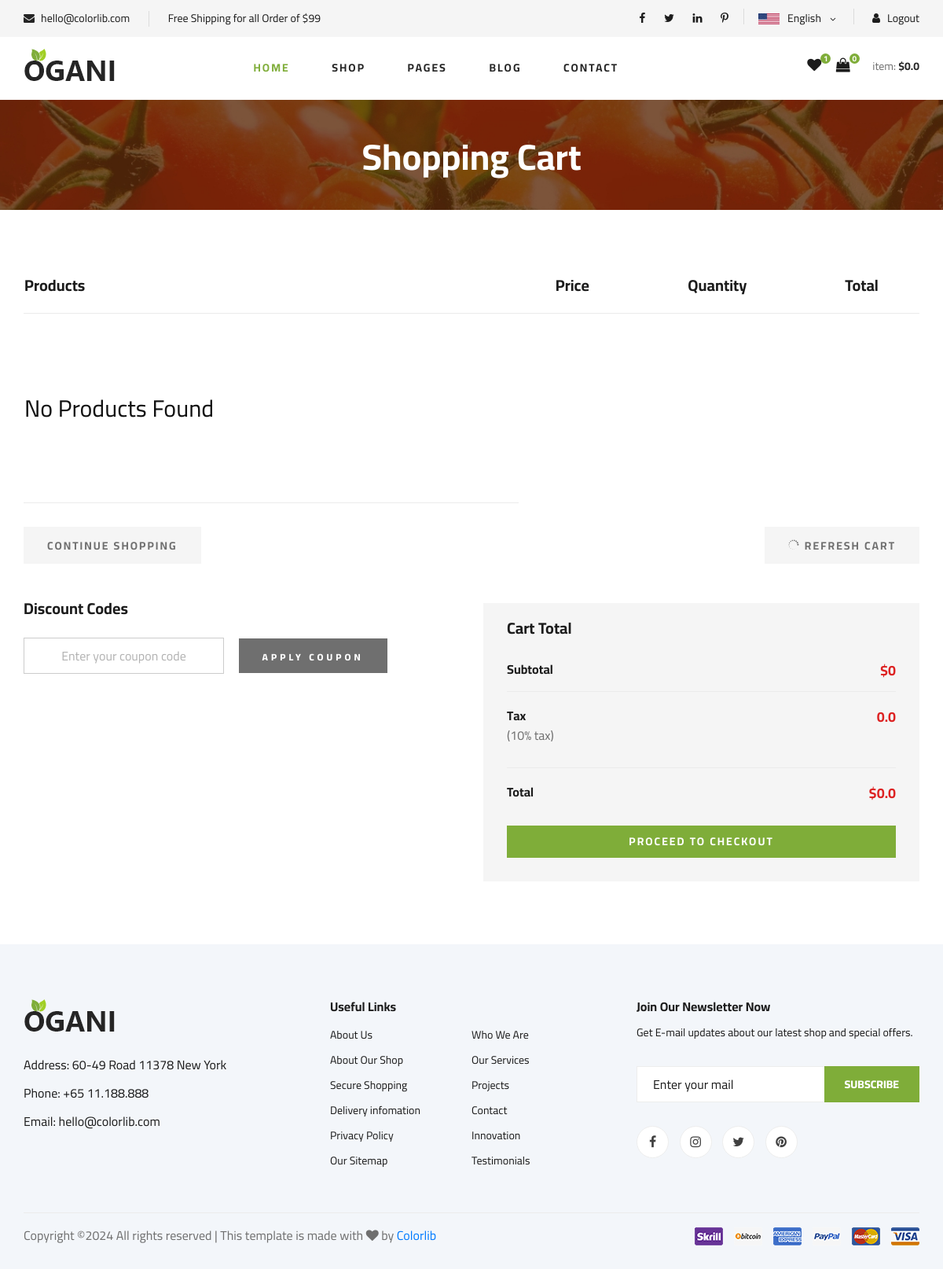
The page /cart/cart_page/ (signed in) on the database as committed earlier.
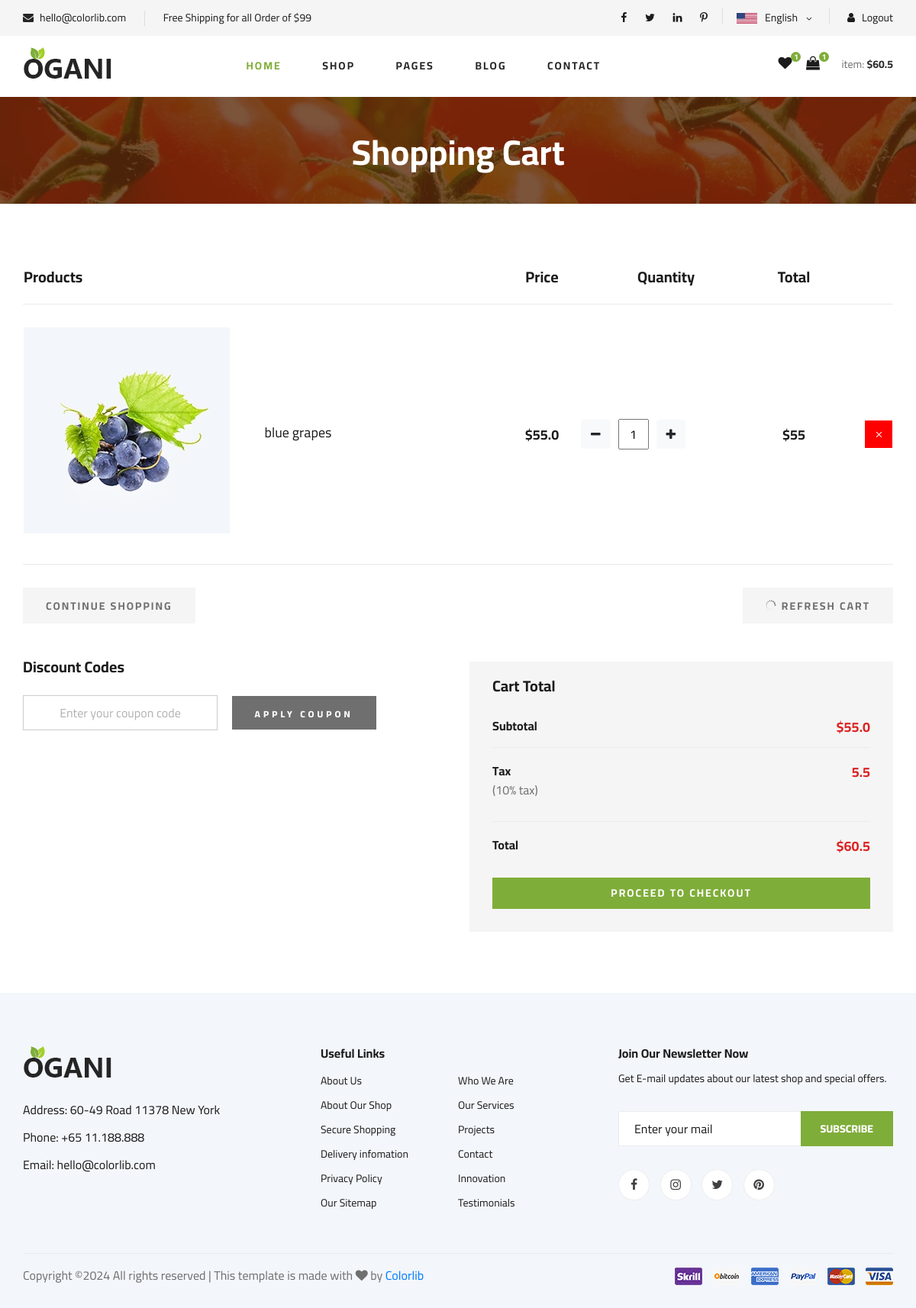
The same page on the database as committed later.
### cart/models.py (models this page shows, shortened)
class  CartProduct(models.Model):
    user = models.ForeignKey(UserAccount, on_delete=models.CASCADE)
    user_session = models.ForeignKey(CartID, on_delete=models.CASCADE)
    product = models.ForeignKey(Product, on_delete=models.CASCADE)
    quantity = models.IntegerField()
    price = models.IntegerField()
    date_added = models.DateTimeField(auto_now_add=True)
    def sub_total(self):
        return self.quantity * self.price

### product/models.py (models this page shows, shortened)
class Product(models.Model):
    product_name = models.CharField(max_length=100)
    product_category = models.ForeignKey(ProductCategory, on_delete=models.PROTECT)
    product_info = models.CharField(max_length=255, blank=True)
    product_description = models.TextField(blank=True)
    product_price = models.FloatField()
    product_image = models.ImageField(upload_to='product/photos')
    product_weight = models.FloatField()
    shipping = models.CharField(max_length=100)
    is_available = models.BooleanField(default=True)
    created_at = models.DateTimeField(auto_now_add=True)
    updated_at = models.DateTimeField(auto_now_add=True)

### cart/views.py (the view)
# urls.py: path('cart_page/', views.main_cart_page, name='cart_page'),
def main_cart_page(request):
    html_template_name = 'cart/cart.html'
    current_user = request.user
    if current_user.is_authenticated:
        user_cart_products = CartProduct.objects.filter(user=current_user)
        total_price = 0
        tax_percent = 0.1 # 10%
        for data in user_cart_products:
            total_price += data.product.product_price * data.quantity
        tax = round(total_price * tax_percent, 2) # example: 5.00
        final_price = total_price + tax
    context = {
        'all_products': user_cart_products,
        'total_price': total_price,
        'final_price': final_price,
        'tax': tax,
    }
    return render(request, html_template_name, context)

### processors/cart_product_count.py (called while the page is built)
def product_in_cart_count(request):
    product_count = 0
    current_user = request.user
    try:
        if current_user.is_authenticated:
            all_cart_products = CartProduct.objects.all().filter(user=current_user)
            product_count = all_cart_products.count()
    except CartProduct.DoesNotExist:
        product_count = 0
    return dict(counter = product_count)

### processors/money_counter.py (called while the page is built)
def cart_total(request):
    try:
        current_user = request.user
        if current_user.is_authenticated:
            cart = CartProduct.objects.filter(user=current_user)
            total = 0
            for item in cart:
                total += item.sub_total()
            tax = total * 0.1
            total += tax
        else:
            total = 0
    except CartProduct.DoesNotExist:
        total = 0
    return {'cart_total': total}

### templates/cart/cart.html (shortened to what the changed rows need)
{% extends 'index.html' %}
{% load static %}
{% block content %}
    <section class="breadcrumb-section set-bg" data-setbg="{% static 'img/breadcrumb.jpg' %}">
        <div class="container">
            <div class="row">
                <div class="col-lg-12 text-center">
                    <div class="breadcrumb__text">
                        <h2>Shopping Cart</h2>
                    </div>
                </div>
            </div>
        </div>
    </section>
 <section class="shoping-cart spad">
    <div class="container">
        <div class="row">
            <div class="col-lg-12">
                <div class="shoping__cart__table">
                    <table>
                        <thead>
                            <tr>
                                <th class="shoping__product">Products</th>
                                <th>Price</th>
                                <th>Quantity</th>
                                <th>Total</th>
                                <th></th>
                            </tr>
                        </thead>
                        <tbody>
                        {% if all_products %}
                            {% for data in all_products %}
                            <tr>
                                <td class="shoping__cart__item">
                                    <img src="{{ data.product.product_image.url }}" alt="">
                                    <h5>{{ data.product.product_name }}</h5>
                                </td>
                                <td class="shoping__cart__price">
                                    ${{ data.product.product_price }}
                                </td>
                                <td class="shoping__cart__quantity">
                                    <div class="quantity" style="display: flex; align-items: center; gap: 0px;">
                                        <a href="{% url 'cart:decrease_product' data.product.id %}" class="btn btn-light" type="button" id="button-plus">
                                          <i class="fa fa-minus"></i>
                                        </a>
                                        <form action="{% url 'cart:increase_product' data.product.id %}" method="POST" style="display: flex; align-items: center;">
                                          <input type="text" style="width: 40px; height: 40px; text-align: center; margin: 0 10px;" value='{{ data.quantity }}' readonly>
                                          <button class="btn btn-light" type="submit" id="button-minus">
                                            <i class="fa fa-plus"></i>
                                          </button>
                                        </form>
                                      </div>
                                </td>
                                <td class="shoping__cart__total">
                                    ${{ data.sub_total }}
                                </td>
                                <form action="{% url 'cart:delete_product' data.product.id %}" method='POST'>
                                    <td class="shoping__cart__item__close">
                                        <button type='submit' class="icon_close" style="background-color: red; color: white; border: none; padding: 10px 10px;"></button>
                                    </td>
                                </form>
                            </tr>
                            {% endfor %}
                            {% else %}
                            <tr>
                                <td class="shoping__cart__item">
                                    <div class="shoping__cart__btns">
                                        <br>
                                        <br>
                                        <br>
                                        <h3>No Products Found</h3>
                                        <br>
                                        <br>
                                        <br>
                                    </div>
                                </td>
                            </tr>
                            {% endif %}
                        </tbody>
                    </table>
                </div>
            </div>
        </div>
        <div class="row">
            <div class="col-lg-6">
                <div class="shoping__checkout">
                    <ul>
                        <li>Subtotal <span>${{ total_price }}</span></li>
                        <li>Tax <span>{{ tax }}</span><p> (10% tax)</p></li>
                        <li>Total <span>${{ final_price }}</span></li>
                    </ul>
                </div>
            </div>
        </div>
    </div>
</section>
{% endblock %}

Rows that differ between the two databases and show on the page:
added CartProduct: product.product_image (picture), product.product_name "blue grapes", product.product_price "55.0", quantity "1", sub_total "55"
Other text that changed with them:
{{ counter }}: "0" → "1"
{{ cart_total }}: "0.0" → "60.5"
{{ total_price }}: "0" → "55.0"
{{ tax }}: "0.0" → "5.5"
{{ final_price }}: "0.0" → "60.5"
text no longer shown: "No Products Found"
